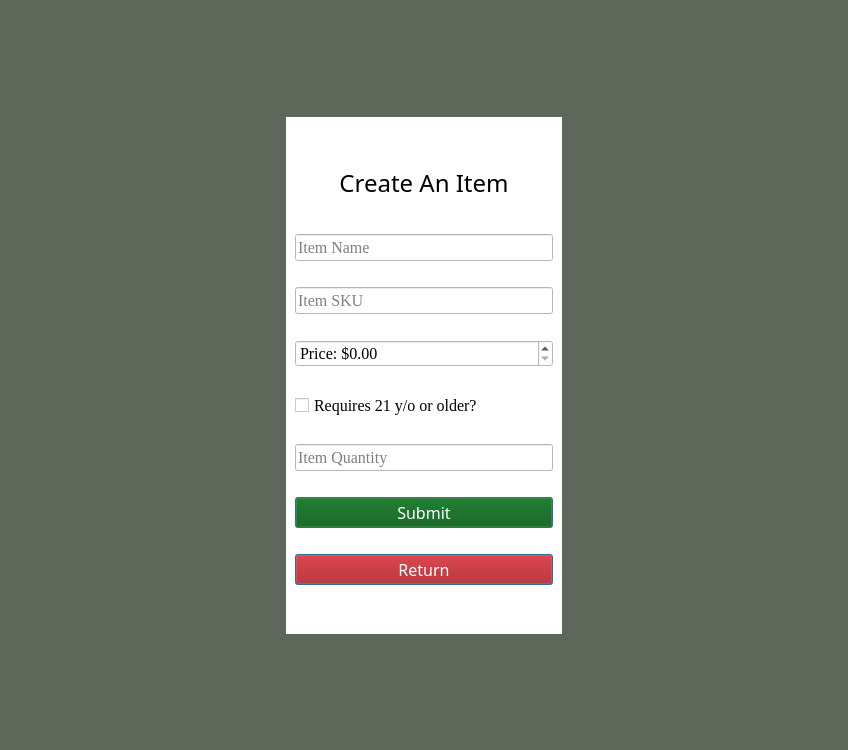
<?xml version="1.0" encoding="UTF-8"?>
<ui version="4.0">
 <class>MainWindow</class>
 <widget class="QMainWindow" name="MainWindow">
  <property name="geometry">
   <rect>
    <x>0</x>
    <y>0</y>
    <width>848</width>
    <height>750</height>
   </rect>
  </property>
  <property name="windowTitle">
   <string>Limitless Loyalty</string>
  </property>
  <property name="styleSheet">
   <string notr="true">background-color: rgb(93, 103, 90);</string>
  </property>
  <widget class="QWidget" name="centralwidget">
   <layout class="QGridLayout" name="gridLayout_2">
    <item row="1" column="0">
     <spacer name="horizontalSpacer">
      <property name="orientation">
       <enum>Qt::Horizontal</enum>
      </property>
      <property name="sizeHint" stdset="0">
       <size>
        <width>40</width>
        <height>20</height>
       </size>
      </property>
     </spacer>
    </item>
    <item row="1" column="1">
     <widget class="QWidget" name="gridWidget" native="true">
      <property name="styleSheet">
       <string notr="true">background-color: rgb(255, 255, 255);</string>
      </property>
      <layout class="QVBoxLayout" name="verticalLayout">
       <item>
        <spacer name="verticalSpacer_2">
         <property name="orientation">
          <enum>Qt::Vertical</enum>
         </property>
         <property name="sizeHint" stdset="0">
          <size>
           <width>20</width>
           <height>40</height>
          </size>
         </property>
        </spacer>
       </item>
       <item>
        <widget class="QLabel" name="label">
         <property name="font">
          <font>
           <family>Bell MT</family>
           <pointsize>18</pointsize>
          </font>
         </property>
         <property name="text">
          <string>Create An Item</string>
         </property>
         <property name="alignment">
          <set>Qt::AlignCenter</set>
         </property>
        </widget>
       </item>
       <item>
        <widget class="QLabel" name="errMsg">
         <property name="font">
          <font>
           <family>Bell MT</family>
           <pointsize>12</pointsize>
          </font>
         </property>
         <property name="styleSheet">
          <string notr="true">color: rgb(255, 255, 255);</string>
         </property>
         <property name="text">
          <string>&lt;DEFAULT TEXT&gt;</string>
         </property>
         <property name="alignment">
          <set>Qt::AlignCenter</set>
         </property>
        </widget>
       </item>
       <item>
        <widget class="QLineEdit" name="addItemName">
         <property name="font">
          <font>
           <family>Times New Roman</family>
           <pointsize>12</pointsize>
          </font>
         </property>
         <property name="placeholderText">
          <string>Item Name</string>
         </property>
        </widget>
       </item>
       <item>
        <spacer name="horizontalSpacer_3">
         <property name="orientation">
          <enum>Qt::Horizontal</enum>
         </property>
         <property name="sizeHint" stdset="0">
          <size>
           <width>40</width>
           <height>20</height>
          </size>
         </property>
        </spacer>
       </item>
       <item>
        <widget class="QLineEdit" name="itemSKU">
         <property name="font">
          <font>
           <family>Times New Roman</family>
           <pointsize>12</pointsize>
          </font>
         </property>
         <property name="placeholderText">
          <string>Item SKU</string>
         </property>
        </widget>
       </item>
       <item>
        <spacer name="horizontalSpacer_4">
         <property name="orientation">
          <enum>Qt::Horizontal</enum>
         </property>
         <property name="sizeHint" stdset="0">
          <size>
           <width>40</width>
           <height>20</height>
          </size>
         </property>
        </spacer>
       </item>
       <item>
        <widget class="QDoubleSpinBox" name="itemPrice">
         <property name="font">
          <font>
           <family>Times New Roman</family>
           <pointsize>12</pointsize>
          </font>
         </property>
         <property name="prefix">
          <string>Price: $</string>
         </property>
        </widget>
       </item>
       <item>
        <spacer name="horizontalSpacer_5">
         <property name="orientation">
          <enum>Qt::Horizontal</enum>
         </property>
         <property name="sizeHint" stdset="0">
          <size>
           <width>40</width>
           <height>20</height>
          </size>
         </property>
        </spacer>
       </item>
       <item>
        <widget class="QCheckBox" name="ageReq">
         <property name="font">
          <font>
           <family>Times New Roman</family>
           <pointsize>12</pointsize>
          </font>
         </property>
         <property name="text">
          <string>Requires 21 y/o or older?</string>
         </property>
        </widget>
       </item>
       <item>
        <spacer name="horizontalSpacer_8">
         <property name="orientation">
          <enum>Qt::Horizontal</enum>
         </property>
         <property name="sizeHint" stdset="0">
          <size>
           <width>40</width>
           <height>20</height>
          </size>
         </property>
        </spacer>
       </item>
       <item>
        <widget class="QLineEdit" name="itemAmount">
         <property name="font">
          <font>
           <family>Times New Roman</family>
           <pointsize>12</pointsize>
          </font>
         </property>
         <property name="placeholderText">
          <string>Item Quantity</string>
         </property>
        </widget>
       </item>
       <item>
        <spacer name="horizontalSpacer_6">
         <property name="orientation">
          <enum>Qt::Horizontal</enum>
         </property>
         <property name="sizeHint" stdset="0">
          <size>
           <width>40</width>
           <height>20</height>
          </size>
         </property>
        </spacer>
       </item>
       <item>
        <widget class="QPushButton" name="submit">
         <property name="font">
          <font>
           <family>Bell MT</family>
           <pointsize>12</pointsize>
          </font>
         </property>
         <property name="styleSheet">
          <string notr="true">background-color: rgb(0, 85, 0);
color: rgb(255, 255, 255);</string>
         </property>
         <property name="text">
          <string>Submit</string>
         </property>
         <property name="default">
          <bool>true</bool>
         </property>
        </widget>
       </item>
       <item>
        <spacer name="horizontalSpacer_7">
         <property name="orientation">
          <enum>Qt::Horizontal</enum>
         </property>
         <property name="sizeHint" stdset="0">
          <size>
           <width>40</width>
           <height>20</height>
          </size>
         </property>
        </spacer>
       </item>
       <item>
        <widget class="QPushButton" name="cancel">
         <property name="font">
          <font>
           <family>Bell MT</family>
           <pointsize>12</pointsize>
          </font>
         </property>
         <property name="styleSheet">
          <string notr="true">background-color: rgb(170, 0, 0);
color: rgb(255, 255, 255);</string>
         </property>
         <property name="text">
          <string>Return</string>
         </property>
         <property name="default">
          <bool>true</bool>
         </property>
        </widget>
       </item>
       <item>
        <spacer name="verticalSpacer_5">
         <property name="orientation">
          <enum>Qt::Vertical</enum>
         </property>
         <property name="sizeHint" stdset="0">
          <size>
           <width>20</width>
           <height>40</height>
          </size>
         </property>
        </spacer>
       </item>
      </layout>
     </widget>
    </item>
    <item row="1" column="2">
     <spacer name="horizontalSpacer_2">
      <property name="orientation">
       <enum>Qt::Horizontal</enum>
      </property>
      <property name="sizeHint" stdset="0">
       <size>
        <width>40</width>
        <height>20</height>
       </size>
      </property>
     </spacer>
    </item>
    <item row="0" column="1">
     <spacer name="verticalSpacer_3">
      <property name="orientation">
       <enum>Qt::Vertical</enum>
      </property>
      <property name="sizeHint" stdset="0">
       <size>
        <width>20</width>
        <height>40</height>
       </size>
      </property>
     </spacer>
    </item>
    <item row="2" column="1">
     <spacer name="verticalSpacer_4">
      <property name="orientation">
       <enum>Qt::Vertical</enum>
      </property>
      <property name="sizeHint" stdset="0">
       <size>
        <width>20</width>
        <height>40</height>
       </size>
      </property>
     </spacer>
    </item>
   </layout>
  </widget>
 </widget>
 <tabstops>
  <tabstop>addItemName</tabstop>
  <tabstop>itemSKU</tabstop>
  <tabstop>itemPrice</tabstop>
  <tabstop>ageReq</tabstop>
  <tabstop>itemAmount</tabstop>
  <tabstop>submit</tabstop>
  <tabstop>cancel</tabstop>
 </tabstops>
 <resources/>
 <connections/>
</ui>
